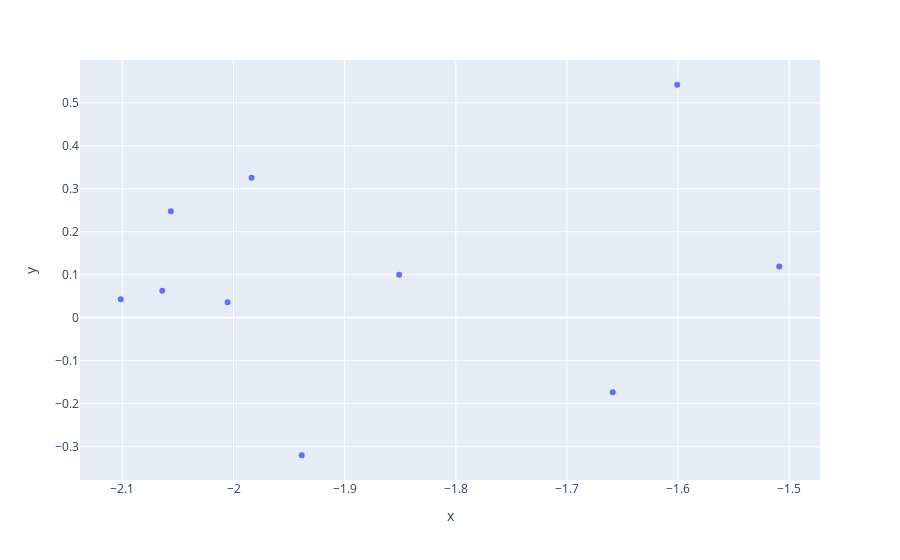
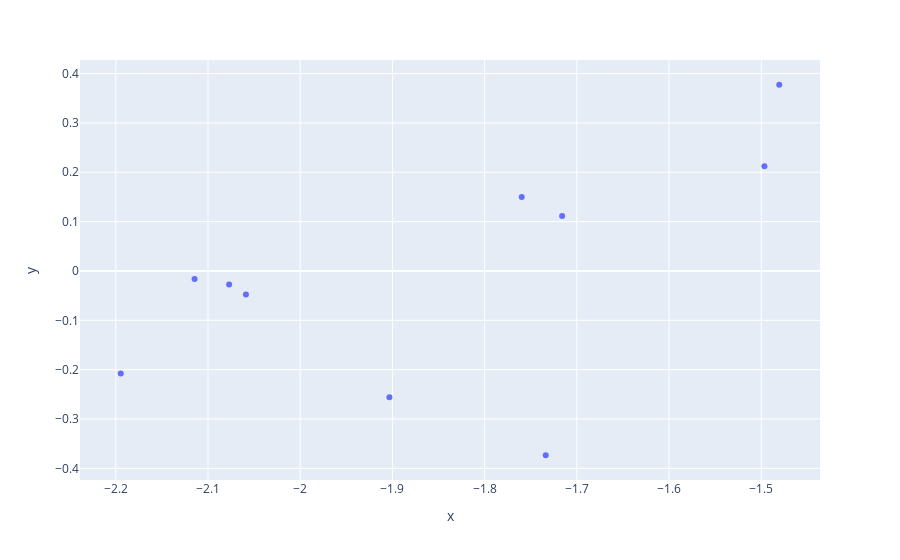

The notebook cell saved with these charts, in order:
### Markdown cell above
OK how about some genres?

### Code cell
import plotly.express as px

genres = ["Romance", "Horror"]
# fig = plt.figure()
# ax1 = fig.add_subplot(111)
for genre in genres:
    to_viz_np = []
    points, titles = getGenre(genre)
    points = points[20:30]
    titles = titles[20:30]
    for i in points:
        to_viz_np.append(approx_V[:,i])
    
    to_viz_np = np.array(to_viz_np)
    to_viz_df = pd.DataFrame(to_viz_np, columns = ['x', 'y'])
#     print(to_viz_df)
    fig = px.scatter(to_viz_df, x='x', y='y')
    # for i, (x, y) in to_viz_df.iterrows():
    #   # TODO: also might need to change the first_10[i] here too.
    #   ax1.text(x+.005, y, (titles[i])[:20])
# fig.set_size_inches(18.5, 10.5)
# plt.legend(loc='upper left')
    fig.show()

### Figure 1 — Plotly figure (JSON) as saved in the notebook; plotly's stock layout.template omitted (floating-point values rounded to 4 significant figures)
{"data": [{"hovertemplate": "x=%{x}<br>y=%{y}<extra></extra>", "legendgroup": "", "marker": {"color": "#636efa", "symbol": "circle"}, "mode": "markers", "name": "", "orientation": "v", "showlegend": false, "type": "scatter", "x": [-1.939, -2.064, -2.101, -1.984, -1.659, -2.056, -1.601, -1.851, -2.005, -1.509], "xaxis": "x", "y": [-0.32, 0.06276, 0.04304, 0.3254, -0.1732, 0.248, 0.5421, 0.09991, 0.03591, 0.1194], "yaxis": "y"}], "layout": {"legend": {"tracegroupgap": 0}, "margin": {"t": 60}, "xaxis": {"anchor": "y", "domain": [0, 1], "title": {"text": "x"}}, "yaxis": {"anchor": "x", "domain": [0, 1], "title": {"text": "y"}}}}

### Figure 2 — Plotly figure (JSON) as saved in the notebook; plotly's stock layout.template omitted (floating-point values rounded to 4 significant figures)
{"data": [{"hovertemplate": "x=%{x}<br>y=%{y}<extra></extra>", "legendgroup": "", "marker": {"color": "#636efa", "symbol": "circle"}, "mode": "markers", "name": "", "orientation": "v", "showlegend": false, "type": "scatter", "x": [-2.077, -1.734, -2.195, -1.903, -2.115, -2.059, -1.716, -1.76, -1.481, -1.497], "xaxis": "x", "y": [-0.02727, -0.3734, -0.2077, -0.256, -0.01646, -0.04756, 0.1116, 0.1501, 0.3774, 0.2121], "yaxis": "y"}], "layout": {"legend": {"tracegroupgap": 0}, "margin": {"t": 60}, "xaxis": {"anchor": "y", "domain": [0, 1], "title": {"text": "x"}}, "yaxis": {"anchor": "x", "domain": [0, 1], "title": {"text": "y"}}}}
